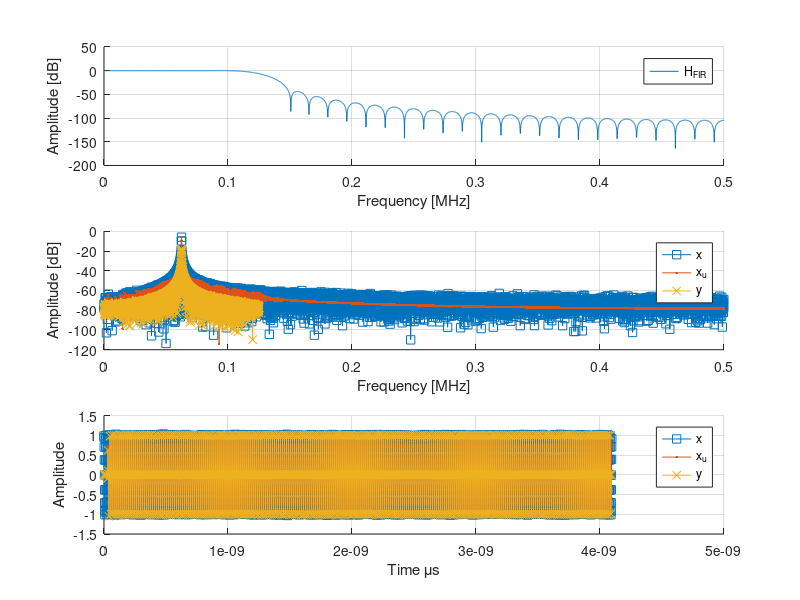

This chart was generated by the following MATLAB code: (Note: this script raises an error after producing the figure.)
%% Target
%
% Design a decimator and use it to filter a signal.
% 
% The parameters are:
%
% * x[n] = cos(2*pi*Fc*n*Ts) + w[n];
% * w[n] is the noise
% * Fc = 62.5 [kHz]
% * Fs =  1   [MHz]
% * M  =  4   % Decimator Factor
% 
% *Suggestions*
% 
% FIR coefficients
%   fir_ord = 64;
%   [fir_num] = fir1(fir_ord, Wn, hann(fir_ord+1));
% 
% Filtering
%   y = filter(num,den,x);
%     * x   - input signal
%     * y   - output signal
%     * num - numerator   coefficients
%     * den - denominator coefficients
%
% Downsampling
%   xd = downsample(x, M);
% 

%% Clear
clc;            % Clear the text from the Command Window
clear;          % Remove all variables from the current workspace
close all;      % Close all figures

%% Matlab Exercise
Fc = 62.5e3;
Fs = 1e6;
Ts = 1/Fs;
len = 2^12;
M = 4;
n = 0:len-1;

% Signal
w = 0.01*randn(1,len);
x = cos(2*pi*Fc*n*Ts) + w;

% Filter
fir_ord = 64;
F_cut = (Fs/2)/M;
Wn = F_cut / (Fs/2);
fir_num = fir1(fir_ord, Wn, hann(fir_ord+1));

% Filtering
xd = filter(fir_num, 1, x);
nd = 0:length(xd)-1;

% Interpolation
y = downsample(xd,M);
ny = 0:length(y)-1;

% Time vectors
tx  = n*Ts  / 1e6;
txd = nd*Ts / 1e6;
ty  = ny*(Ts*M) / 1e6;

%% Plot
% Using 'freqz'
nFFT = 2^12; % Number of points of the fft
Hf_fir  = freqz(fir_num, 1, nFFT);
Xf      = freqz(x, 1, nFFT);
Xf_d    = freqz(xd, 1, nFFT);
[Yf, w] = freqz(y, 1, nFFT);

% Frequency normalization
w = w/pi * (Fs/2)/1e6;
w_d = w/M;

% Mag to dB
Hf_fir = mag2db(abs(Hf_fir));
Xf     = mag2db(abs(Xf)/nFFT);
Xf_d   = mag2db(abs(Xf_d)/nFFT);
Yf     = mag2db(abs(Yf)/nFFT);

figure
subplot(3,1,1)
  hold on
  plot(w, Hf_fir)
  hold off
  grid on
  legend('H_{FIR}')
  xlabel('Frequency [MHz]')
  ylabel('Amplitude [dB]')
subplot(3,1,2)
  hold on
  plot(w,   Xf,   's-')
  plot(w,   Xf_d, '.-')
  plot(w_d, Yf,   'x-')
  hold off
  grid on
  legend('x','x_u','y')
  xlabel('Frequency [MHz]')
  ylabel('Amplitude [dB]')
subplot(3,1,3)
  hold on
  plot(tx ,  x, 's-')
  plot(txd, xd, '.-')
  plot(ty ,  y, 'x-')
  hold off
  grid on
  legend('x','x_u','y')
  xlabel('Time \mus')
  ylabel('Amplitude')

% Using 'fvtool'
hfvt0 = fvtool(x,  1, 'Fs',Fs);
legend(hfvt0, 'x')
hfvt1 = fvtool(xd, 1, fir_num, 1, 'Fs',Fs);
legend(hfvt1, 'x_d', 'FIR')
hfvt2 = fvtool(y,  1, 'Fs',Fs/M);
legend(hfvt2, 'y')
